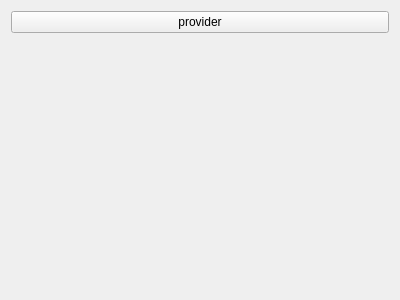
<?xml version="1.0" encoding="UTF-8"?>
<ui version="4.0">
 <class>Widget</class>
 <widget class="QWidget" name="Widget">
  <property name="geometry">
   <rect>
    <x>0</x>
    <y>0</y>
    <width>400</width>
    <height>300</height>
   </rect>
  </property>
  <property name="windowTitle">
   <string>Widget</string>
  </property>
  <layout class="QVBoxLayout" name="verticalLayout">
   <item>
    <widget class="QPushButton" name="pushButton">
     <property name="text">
      <string>provider</string>
     </property>
    </widget>
   </item>
   <item>
    <widget class="QLabel" name="label">
     <property name="text">
      <string/>
     </property>
    </widget>
   </item>
  </layout>
 </widget>
 <layoutdefault spacing="6" margin="11"/>
 <resources/>
 <connections/>
</ui>
